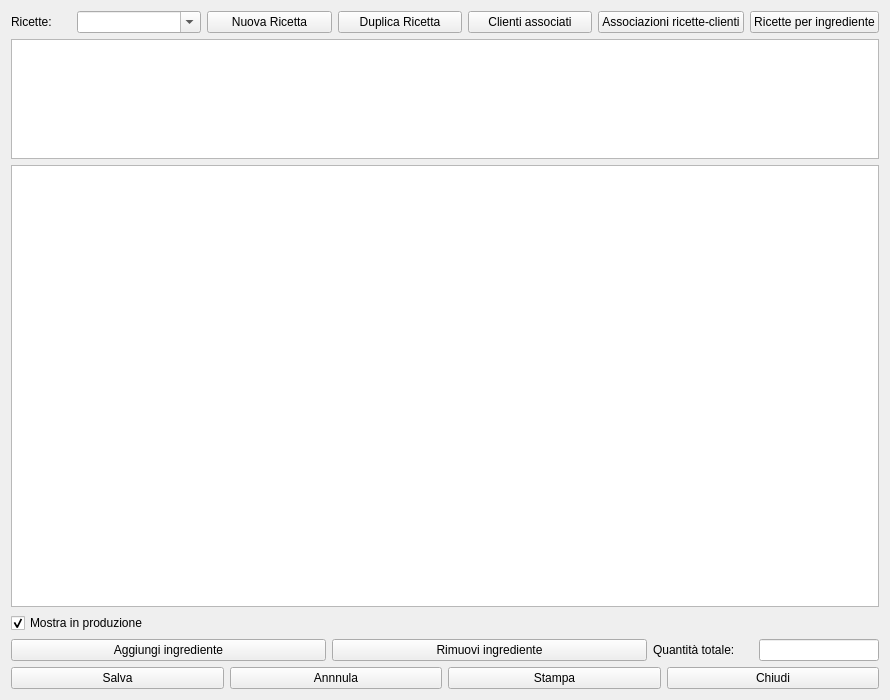
<?xml version="1.0" encoding="UTF-8"?>
<ui version="4.0">
 <class>HModRicette</class>
 <widget class="QWidget" name="HModRicette">
  <property name="windowModality">
   <enum>Qt::NonModal</enum>
  </property>
  <property name="geometry">
   <rect>
    <x>0</x>
    <y>0</y>
    <width>890</width>
    <height>700</height>
   </rect>
  </property>
  <property name="contextMenuPolicy">
   <enum>Qt::CustomContextMenu</enum>
  </property>
  <property name="windowTitle">
   <string>Ricette</string>
  </property>
  <property name="windowIcon">
   <iconset resource="icons.qrc">
    <normaloff>:/Resources/Sheet-Of-Paper.PNG</normaloff>:/Resources/Sheet-Of-Paper.PNG</iconset>
  </property>
  <layout class="QVBoxLayout" name="verticalLayout_2">
   <item>
    <layout class="QHBoxLayout" name="horizontalLayout_4">
     <item>
      <widget class="QLabel" name="label_2">
       <property name="maximumSize">
        <size>
         <width>60</width>
         <height>16777215</height>
        </size>
       </property>
       <property name="text">
        <string>Ricette:</string>
       </property>
      </widget>
     </item>
     <item>
      <widget class="QComboBox" name="cbRicette">
       <property name="editable">
        <bool>true</bool>
       </property>
      </widget>
     </item>
     <item>
      <widget class="QPushButton" name="pushButton_3">
       <property name="text">
        <string>Nuova Ricetta</string>
       </property>
       <property name="icon">
        <iconset resource="icons.qrc">
         <normaloff>:/Resources/Plus.PNG</normaloff>:/Resources/Plus.PNG</iconset>
       </property>
      </widget>
     </item>
     <item>
      <widget class="QPushButton" name="pbduplica">
       <property name="text">
        <string>Duplica Ricetta</string>
       </property>
       <property name="icon">
        <iconset resource="icons.qrc">
         <normaloff>:/Resources/Notepad.PNG</normaloff>:/Resources/Notepad.PNG</iconset>
       </property>
      </widget>
     </item>
     <item>
      <widget class="QPushButton" name="pbC4R">
       <property name="text">
        <string>Clienti associati</string>
       </property>
       <property name="icon">
        <iconset resource="icons.qrc">
         <normaloff>:/Resources/Link64.png</normaloff>:/Resources/Link64.png</iconset>
       </property>
      </widget>
     </item>
     <item>
      <widget class="QPushButton" name="pushButton_4">
       <property name="text">
        <string>Associazioni ricette-clienti</string>
       </property>
       <property name="icon">
        <iconset resource="icons.qrc">
         <normaloff>:/Resources/Map.PNG</normaloff>:/Resources/Map.PNG</iconset>
       </property>
      </widget>
     </item>
     <item>
      <widget class="QPushButton" name="pbRicingredient">
       <property name="text">
        <string>Ricette per ingrediente</string>
       </property>
       <property name="icon">
        <iconset resource="icons.qrc">
         <normaloff>:/Resources/Note64.png</normaloff>:/Resources/Note64.png</iconset>
       </property>
      </widget>
     </item>
    </layout>
   </item>
   <item>
    <widget class="QTextBrowser" name="tbnote">
     <property name="maximumSize">
      <size>
       <width>16777215</width>
       <height>120</height>
      </size>
     </property>
     <property name="readOnly">
      <bool>false</bool>
     </property>
    </widget>
   </item>
   <item>
    <widget class="QTableView" name="tableView">
     <property name="contextMenuPolicy">
      <enum>Qt::ActionsContextMenu</enum>
     </property>
     <property name="alternatingRowColors">
      <bool>true</bool>
     </property>
     <property name="selectionMode">
      <enum>QAbstractItemView::SingleSelection</enum>
     </property>
     <property name="selectionBehavior">
      <enum>QAbstractItemView::SelectRows</enum>
     </property>
     <attribute name="verticalHeaderVisible">
      <bool>false</bool>
     </attribute>
    </widget>
   </item>
   <item>
    <layout class="QVBoxLayout" name="verticalLayout">
     <item>
      <widget class="QCheckBox" name="checkBox">
       <property name="text">
        <string>Mostra in produzione</string>
       </property>
       <property name="checked">
        <bool>true</bool>
       </property>
      </widget>
     </item>
     <item>
      <layout class="QHBoxLayout" name="horizontalLayout_3">
       <item>
        <widget class="QPushButton" name="pbAddRow">
         <property name="text">
          <string>Aggiungi ingrediente</string>
         </property>
         <property name="icon">
          <iconset resource="icons.qrc">
           <normaloff>:/Resources/Plus.PNG</normaloff>:/Resources/Plus.PNG</iconset>
         </property>
        </widget>
       </item>
       <item>
        <widget class="QPushButton" name="pbDeleteRow">
         <property name="text">
          <string>Rimuovi ingrediente</string>
         </property>
         <property name="icon">
          <iconset resource="icons.qrc">
           <normaloff>:/Resources/Minus.PNG</normaloff>:/Resources/Minus.PNG</iconset>
         </property>
        </widget>
       </item>
       <item>
        <widget class="QLabel" name="lbQtot">
         <property name="maximumSize">
          <size>
           <width>100</width>
           <height>16777215</height>
          </size>
         </property>
         <property name="text">
          <string>Quantità totale:</string>
         </property>
        </widget>
       </item>
       <item>
        <widget class="QLineEdit" name="leTotal">
         <property name="maximumSize">
          <size>
           <width>120</width>
           <height>16777215</height>
          </size>
         </property>
         <property name="clearButtonEnabled">
          <bool>true</bool>
         </property>
        </widget>
       </item>
      </layout>
     </item>
    </layout>
   </item>
   <item>
    <layout class="QHBoxLayout" name="horizontalLayout">
     <item>
      <widget class="QPushButton" name="pushButton">
       <property name="text">
        <string>Salva</string>
       </property>
       <property name="icon">
        <iconset resource="icons.qrc">
         <normaloff>:/Resources/save-icon.png</normaloff>:/Resources/save-icon.png</iconset>
       </property>
       <property name="iconSize">
        <size>
         <width>32</width>
         <height>32</height>
        </size>
       </property>
      </widget>
     </item>
     <item>
      <widget class="QPushButton" name="pushButton_6">
       <property name="text">
        <string>Annnula</string>
       </property>
       <property name="icon">
        <iconset resource="icons.qrc">
         <normaloff>:/Resources/Banned-Sign.PNG</normaloff>:/Resources/Banned-Sign.PNG</iconset>
       </property>
       <property name="iconSize">
        <size>
         <width>32</width>
         <height>32</height>
        </size>
       </property>
      </widget>
     </item>
     <item>
      <widget class="QPushButton" name="pushButton_5">
       <property name="text">
        <string>Stampa</string>
       </property>
       <property name="icon">
        <iconset resource="icons.qrc">
         <normaloff>:/Resources/Printer-icon.png</normaloff>:/Resources/Printer-icon.png</iconset>
       </property>
       <property name="iconSize">
        <size>
         <width>32</width>
         <height>32</height>
        </size>
       </property>
      </widget>
     </item>
     <item>
      <widget class="QPushButton" name="pushButton_2">
       <property name="text">
        <string>Chiudi</string>
       </property>
       <property name="icon">
        <iconset resource="icons.qrc">
         <normaloff>:/Resources/Actions-window-close-icon.png</normaloff>:/Resources/Actions-window-close-icon.png</iconset>
       </property>
       <property name="iconSize">
        <size>
         <width>32</width>
         <height>32</height>
        </size>
       </property>
      </widget>
     </item>
    </layout>
   </item>
  </layout>
 </widget>
 <resources>
  <include location="icons.qrc"/>
 </resources>
 <connections/>
</ui>
